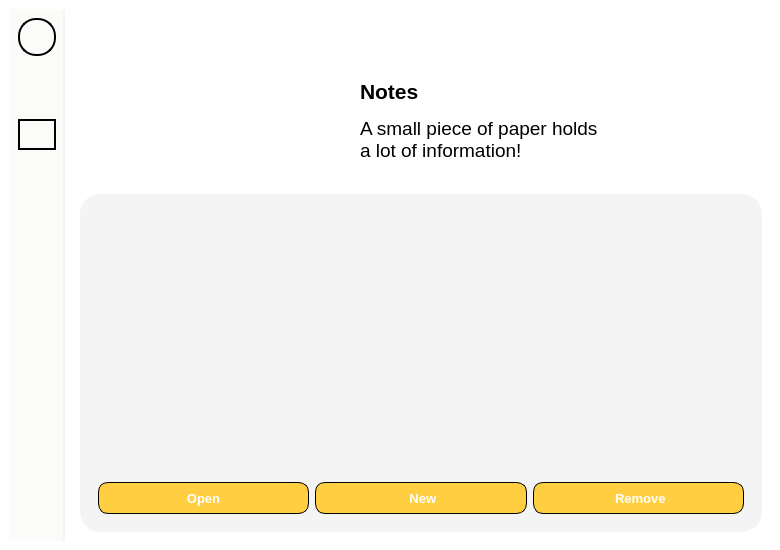
<?xml version="1.0" encoding="UTF-8"?>
<ui version="4.0">
 <class>MainWindow</class>
 <widget class="QMainWindow" name="MainWindow">
  <property name="geometry">
   <rect>
    <x>0</x>
    <y>0</y>
    <width>780</width>
    <height>550</height>
   </rect>
  </property>
  <property name="minimumSize">
   <size>
    <width>780</width>
    <height>550</height>
   </size>
  </property>
  <property name="windowTitle">
   <string>MainWindow</string>
  </property>
  <property name="styleSheet">
   <string notr="true">padding: 0px;
border: 0px;
background-color: white;</string>
  </property>
  <widget class="QWidget" name="centralwidget">
   <layout class="QHBoxLayout" name="horizontalLayout">
    <item>
     <widget class="QWidget" name="widget" native="true">
      <property name="styleSheet">
       <string notr="true">max-width: 54px;
background-color: #FBFBFA;
border-right: 2px solid #F5F5F4;
padding: 0px;
margin: 0px;</string>
      </property>
      <layout class="QVBoxLayout" name="verticalLayout_2">
       <item>
        <widget class="QLabel" name="label">
         <property name="font">
          <font>
           <pointsize>10</pointsize>
           <bold>true</bold>
          </font>
         </property>
         <property name="styleSheet">
          <string notr="true">min-height: 34px;
max-height: 34px;
min-width: 34px;
max-width: 34px;
border: 2px solid black;
border-radius: 18px;</string>
         </property>
         <property name="text">
          <string/>
         </property>
         <property name="pixmap">
          <pixmap>../Image/icon.png</pixmap>
         </property>
         <property name="scaledContents">
          <bool>true</bool>
         </property>
         <property name="alignment">
          <set>Qt::AlignCenter</set>
         </property>
        </widget>
       </item>
       <item>
        <widget class="QLabel" name="label_5">
         <property name="styleSheet">
          <string notr="true">border: 0px;</string>
         </property>
         <property name="text">
          <string/>
         </property>
        </widget>
       </item>
       <item>
        <widget class="QLabel" name="label_2">
         <property name="font">
          <font>
           <pointsize>10</pointsize>
           <bold>true</bold>
          </font>
         </property>
         <property name="styleSheet">
          <string notr="true">QLabel{
	max-height: 22px;
	border: 2px solid #FBFBFA;
	padding: 6px;
	border-radius: 18px;
}

QLabel:hover{
	max-height: 22px;
	border: 2px solid gray;
	padding: 6px;
	border-radius: 18px;
}</string>
         </property>
         <property name="text">
          <string/>
         </property>
         <property name="pixmap">
          <pixmap>../Image/home_d.png</pixmap>
         </property>
         <property name="scaledContents">
          <bool>true</bool>
         </property>
         <property name="alignment">
          <set>Qt::AlignCenter</set>
         </property>
        </widget>
       </item>
       <item>
        <widget class="QLabel" name="label_3">
         <property name="font">
          <font>
           <pointsize>10</pointsize>
           <bold>true</bold>
          </font>
         </property>
         <property name="styleSheet">
          <string notr="true">max-height: 22px;
border: 2px solid black;
padding: 6px;
border-radius: 18px;</string>
         </property>
         <property name="text">
          <string/>
         </property>
         <property name="pixmap">
          <pixmap>../Image/notes_a.png</pixmap>
         </property>
         <property name="scaledContents">
          <bool>true</bool>
         </property>
         <property name="alignment">
          <set>Qt::AlignCenter</set>
         </property>
        </widget>
       </item>
       <item>
        <widget class="QLabel" name="label_4">
         <property name="font">
          <font>
           <pointsize>10</pointsize>
           <bold>true</bold>
          </font>
         </property>
         <property name="styleSheet">
          <string notr="true">QLabel{
	max-height: 22px;
	border: 2px solid #FBFBFA;
	padding: 6px;
	border-radius: 18px;
}

QLabel:hover{
	max-height: 22px;
	border: 2px solid gray;
	padding: 6px;
	border-radius: 18px;
}</string>
         </property>
         <property name="text">
          <string/>
         </property>
         <property name="pixmap">
          <pixmap>../Image/chat_d.png</pixmap>
         </property>
         <property name="scaledContents">
          <bool>true</bool>
         </property>
         <property name="alignment">
          <set>Qt::AlignCenter</set>
         </property>
        </widget>
       </item>
       <item>
        <widget class="QLabel" name="label_10">
         <property name="font">
          <font>
           <pointsize>10</pointsize>
           <bold>true</bold>
          </font>
         </property>
         <property name="styleSheet">
          <string notr="true">QLabel{
	max-height: 22px;
	border: 2px solid #FBFBFA;
	padding: 6px;
	border-radius: 18px;
}

QLabel:hover{
	max-height: 22px;
	border: 2px solid gray;
	padding: 6px;
	border-radius: 18px;
}</string>
         </property>
         <property name="text">
          <string/>
         </property>
         <property name="pixmap">
          <pixmap>../Image/search_d.png</pixmap>
         </property>
         <property name="scaledContents">
          <bool>true</bool>
         </property>
         <property name="alignment">
          <set>Qt::AlignCenter</set>
         </property>
        </widget>
       </item>
       <item>
        <spacer name="verticalSpacer">
         <property name="orientation">
          <enum>Qt::Vertical</enum>
         </property>
         <property name="sizeHint" stdset="0">
          <size>
           <width>20</width>
           <height>40</height>
          </size>
         </property>
        </spacer>
       </item>
       <item>
        <widget class="QLabel" name="label_6">
         <property name="font">
          <font>
           <pointsize>10</pointsize>
           <bold>true</bold>
          </font>
         </property>
         <property name="styleSheet">
          <string notr="true">QLabel{
	max-height: 22px;
	border: 2px solid #FBFBFA;
	padding: 6px;
	border-radius: 18px;
}

QLabel:hover{
	max-height: 22px;
	border: 2px solid gray;
	padding: 6px;
	border-radius: 18px;
}</string>
         </property>
         <property name="text">
          <string/>
         </property>
         <property name="pixmap">
          <pixmap>../Image/about_b.png</pixmap>
         </property>
         <property name="scaledContents">
          <bool>true</bool>
         </property>
         <property name="alignment">
          <set>Qt::AlignCenter</set>
         </property>
        </widget>
       </item>
       <item>
        <widget class="QLabel" name="label_8">
         <property name="font">
          <font>
           <pointsize>10</pointsize>
           <bold>true</bold>
          </font>
         </property>
         <property name="styleSheet">
          <string notr="true">QLabel{
	max-height: 22px;
	border: 2px solid #FBFBFA;
	padding: 6px;
	border-radius: 18px;
}

QLabel:hover{
	max-height: 22px;
	border: 2px solid gray;
	padding: 6px;
	border-radius: 18px;
}</string>
         </property>
         <property name="text">
          <string/>
         </property>
         <property name="pixmap">
          <pixmap>../Image/log_out.png</pixmap>
         </property>
         <property name="scaledContents">
          <bool>true</bool>
         </property>
         <property name="alignment">
          <set>Qt::AlignCenter</set>
         </property>
        </widget>
       </item>
      </layout>
     </widget>
    </item>
    <item>
     <widget class="QWidget" name="widget_2" native="true">
      <property name="styleSheet">
       <string notr="true"/>
      </property>
      <layout class="QVBoxLayout" name="verticalLayout">
       <item>
        <widget class="QWidget" name="widget_5" native="true">
         <property name="styleSheet">
          <string notr="true">margin-top: 20px;
min-height: 150px;
max-height: 150px;</string>
         </property>
         <layout class="QHBoxLayout" name="horizontalLayout_2">
          <item>
           <spacer name="horizontalSpacer">
            <property name="orientation">
             <enum>Qt::Horizontal</enum>
            </property>
            <property name="sizeHint" stdset="0">
             <size>
              <width>40</width>
              <height>20</height>
             </size>
            </property>
           </spacer>
          </item>
          <item>
           <widget class="QLabel" name="label_7">
            <property name="styleSheet">
             <string notr="true">max-width: 120px;
min-width: 120px;
max-height: 100px;
min-height: 100px;</string>
            </property>
            <property name="text">
             <string/>
            </property>
            <property name="pixmap">
             <pixmap>../Image/all_note.png</pixmap>
            </property>
            <property name="scaledContents">
             <bool>true</bool>
            </property>
           </widget>
          </item>
          <item>
           <widget class="QWidget" name="widget_6" native="true">
            <property name="styleSheet">
             <string notr="true">max-height: 120px;
min-height: 120px;
border: 0px;</string>
            </property>
            <layout class="QVBoxLayout" name="verticalLayout_3">
             <item>
              <widget class="QTextBrowser" name="textBrowser">
               <property name="styleSheet">
                <string notr="true">min-width: 250px;</string>
               </property>
               <property name="html">
                <string>&lt;!DOCTYPE HTML PUBLIC &quot;-//W3C//DTD HTML 4.0//EN&quot; &quot;http://www.w3.org/TR/REC-html40/strict.dtd&quot;&gt;
&lt;html&gt;&lt;head&gt;&lt;meta name=&quot;qrichtext&quot; content=&quot;1&quot; /&gt;&lt;meta charset=&quot;utf-8&quot; /&gt;&lt;style type=&quot;text/css&quot;&gt;
p, li { white-space: pre-wrap; }
hr { height: 1px; border-width: 0; }
li.unchecked::marker { content: &quot;\2610&quot;; }
li.checked::marker { content: &quot;\2612&quot;; }
&lt;/style&gt;&lt;/head&gt;&lt;body style=&quot; font-family:'Sans Serif'; font-size:9pt; font-weight:400; font-style:normal;&quot;&gt;
&lt;p style=&quot;-qt-paragraph-type:empty; margin-top:0px; margin-bottom:0px; margin-left:0px; margin-right:0px; -qt-block-indent:0; text-indent:0px; font-family:'Segoe UI '; font-size:8.25pt;&quot;&gt;&lt;br /&gt;&lt;/p&gt;
&lt;p style=&quot; margin-top:0px; margin-bottom:0px; margin-left:0px; margin-right:0px; -qt-block-indent:0; text-indent:0px;&quot;&gt;&lt;span style=&quot; font-family:'Segoe UI '; font-size:16pt; font-weight:600;&quot;&gt;Notes&lt;/span&gt;&lt;/p&gt;
&lt;p style=&quot;-qt-paragraph-type:empty; margin-top:0px; margin-bottom:0px; margin-left:0px; margin-right:0px; -qt-block-indent:0; text-indent:0px; font-family:'Segoe UI '; font-size:8pt; font-weight:600;&quot;&gt;&lt;br /&gt;&lt;/p&gt;
&lt;p style=&quot; margin-top:0px; margin-bottom:0px; margin-left:0px; margin-right:0px; -qt-block-indent:0; text-indent:0px;&quot;&gt;&lt;span style=&quot; font-family:'Segoe UI '; font-size:14pt;&quot;&gt;A small piece of paper holds a lot of information!&lt;/span&gt;&lt;/p&gt;&lt;/body&gt;&lt;/html&gt;</string>
               </property>
              </widget>
             </item>
            </layout>
           </widget>
          </item>
          <item>
           <spacer name="horizontalSpacer_2">
            <property name="orientation">
             <enum>Qt::Horizontal</enum>
            </property>
            <property name="sizeHint" stdset="0">
             <size>
              <width>40</width>
              <height>20</height>
             </size>
            </property>
           </spacer>
          </item>
         </layout>
        </widget>
       </item>
       <item>
        <widget class="QWidget" name="widget_3" native="true">
         <property name="styleSheet">
          <string notr="true">border-radius: 20px;
background-color: #F4F4F4;</string>
         </property>
         <layout class="QVBoxLayout" name="verticalLayout_4">
          <item>
           <widget class="QListWidget" name="listWidget_2">
            <property name="font">
             <font>
              <pointsize>13</pointsize>
             </font>
            </property>
            <property name="styleSheet">
             <string notr="true">QListWidget{
	border: 0px;
	margin-top: 0px;
}

QListWidget::item {
	background-color: white;
	height: 60px;
	margin: 5px;
	margin-bottom: 10px;
	border-radius: 15px;
	padding-left: 15px;
	padding-right: 15px;
}

QListWidget::item::hover{
	background-color: rgb(250, 250, 250);
	color: black;
	height: 60px;
	margin: 5px;
	margin-bottom: 10px;
	border-radius: 15px;
	padding-left: 15px;
	padding-right: 15px;
}

QListWidget::item::selected{
	background-color: rgb(250, 250, 250);
	color: black;
	height: 60px;
	margin: 5px;
	margin-bottom: 10px;
	border-radius: 15px;
	padding-left: 15px;
	padding-right: 15px;
	border: 2px solid gray;
}</string>
            </property>
            <property name="verticalScrollBarPolicy">
             <enum>Qt::ScrollBarAlwaysOff</enum>
            </property>
            <property name="horizontalScrollBarPolicy">
             <enum>Qt::ScrollBarAlwaysOff</enum>
            </property>
           </widget>
          </item>
          <item>
           <widget class="QWidget" name="widget_4" native="true">
            <layout class="QHBoxLayout" name="horizontalLayout_3">
             <item>
              <widget class="QPushButton" name="pushButton_4">
               <property name="font">
                <font>
                 <family>Segoe UI</family>
                 <pointsize>10</pointsize>
                 <bold>true</bold>
                </font>
               </property>
               <property name="styleSheet">
                <string notr="true">QPushButton{
	border: 1px solid black;
	height: 30px;
	border-radius: 10px;
	background-color: #FFCE41;
	color: white;
}

QPushButton::hover{
	border: 2px solid black;
	height: 30px;
	border-radius: 10px;
	background-color: #FFCE41;
}

QPushButton::pressed{
	border: 2px solid black;
	height: 30px;
	border-radius: 10px;
	background-color: rgb(234, 188, 59);
}</string>
               </property>
               <property name="text">
                <string>Open</string>
               </property>
               <property name="icon">
                <iconset>
                 <normaloff>../Image/all_note_view.png</normaloff>../Image/all_note_view.png</iconset>
               </property>
               <property name="iconSize">
                <size>
                 <width>16</width>
                 <height>16</height>
                </size>
               </property>
              </widget>
             </item>
             <item>
              <widget class="QPushButton" name="pushButton_3">
               <property name="font">
                <font>
                 <family>Segoe UI</family>
                 <pointsize>10</pointsize>
                 <bold>true</bold>
                </font>
               </property>
               <property name="styleSheet">
                <string notr="true">QPushButton{
	border: 1px solid black;
	height: 30px;
	border-radius: 10px;
	background-color: #FFCE41;
	color: white;
}

QPushButton::hover{
	border: 2px solid black;
	height: 30px;
	border-radius: 10px;
	background-color: #FFCE41;
}

QPushButton::pressed{
	border: 2px solid black;
	height: 30px;
	border-radius: 10px;
	background-color: rgb(234, 188, 59);
}</string>
               </property>
               <property name="text">
                <string> New</string>
               </property>
               <property name="icon">
                <iconset>
                 <normaloff>../Image/new.png</normaloff>../Image/new.png</iconset>
               </property>
               <property name="iconSize">
                <size>
                 <width>16</width>
                 <height>16</height>
                </size>
               </property>
              </widget>
             </item>
             <item>
              <widget class="QPushButton" name="pushButton">
               <property name="font">
                <font>
                 <family>Segoe UI</family>
                 <pointsize>10</pointsize>
                 <bold>true</bold>
                </font>
               </property>
               <property name="styleSheet">
                <string notr="true">QPushButton{
	border: 1px solid black;
	height: 30px;
	border-radius: 10px;
	background-color: #FFCE41;
	color: white;
}

QPushButton::hover{
	border: 2px solid black;
	height: 30px;
	border-radius: 10px;
	background-color: #FFCE41;
}

QPushButton::pressed{
	border: 2px solid black;
	height: 30px;
	border-radius: 10px;
	background-color: rgb(234, 188, 59);
}</string>
               </property>
               <property name="text">
                <string> Remove</string>
               </property>
               <property name="icon">
                <iconset>
                 <normaloff>../Image/remove.png</normaloff>../Image/remove.png</iconset>
               </property>
               <property name="iconSize">
                <size>
                 <width>16</width>
                 <height>16</height>
                </size>
               </property>
              </widget>
             </item>
            </layout>
           </widget>
          </item>
         </layout>
        </widget>
       </item>
      </layout>
     </widget>
    </item>
   </layout>
  </widget>
 </widget>
 <resources/>
 <connections/>
</ui>
